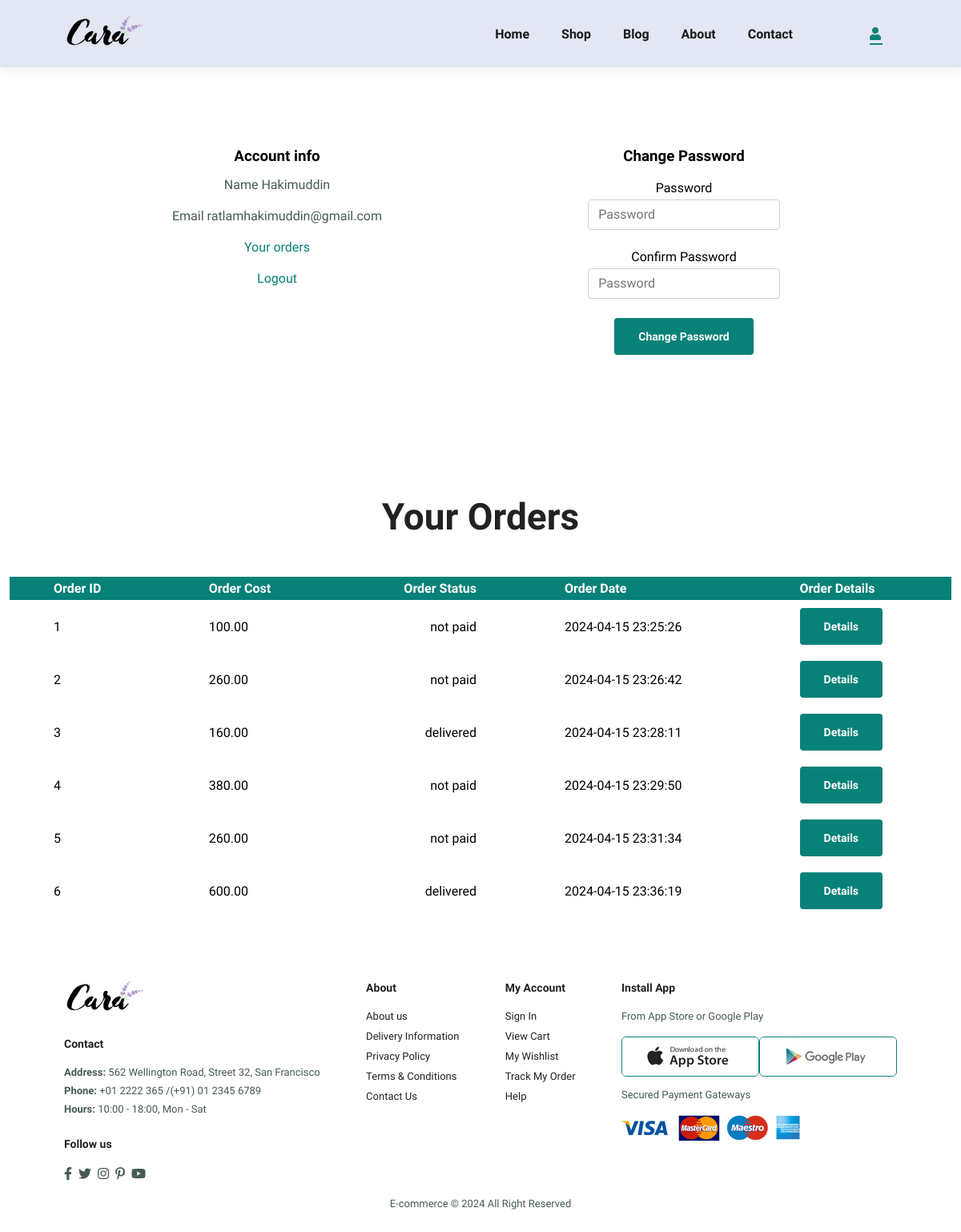
The app's page /account.php (signed in) with its own data.
### tables this page shows
CREATE TABLE `orders` (
  `order_id` int(11) NOT NULL,
  `order_cost` decimal(6,2) NOT NULL,
  `order_status` varchar(100) NOT NULL DEFAULT 'on_hold',
  `user_id` int(11) NOT NULL,
  `user_phone` int(11) NOT NULL,
  `user_city` varchar(255) NOT NULL,
  `user_address` varchar(255) NOT NULL,
  `order_date` datetime NOT NULL DEFAULT current_timestamp()
);

### account.php (the view, shortened to what this page needs)
<?php include "server/configuration.php"; ?>
<?php
if (isset($_SESSION['logged_in'])) {
    $user_id = $_SESSION['user_id'];
    $query = $connection->prepare("SELECT * FROM orders WHERE user_id = ?");
    $query->bind_param('i', $user_id);
    $query->execute();
    $orders = $query->get_result();
}
?>
<!DOCTYPE html>
<html lang="en">
    <head>
        <link rel="stylesheet" href="https://pro.fontawesome.com/releases/v5.10.0/css/all.css" />
        <link rel="stylesheet" href="style.css">
    </head>
    <body>
        <section id="header">
            <a href="#"><img src="img/logo.png" class="logo" alt=""></a>
            <div>
                <ul id="navbar">
                    <li><a href="index.php">Home</a></li>
                    <li><a href="shop.php">Shop</a></li>
                    <li><a href="blog.php">Blog</a></li>
                    <li><a href="about.php">About</a></li>
                    <li><a href="contact.php">Contact</a></li>
                    <li id="lg-bag">
                        <a href="cart.php">
                            <i class="far fa-shopping-bag">
                            </i>
                        </a>
                    </li>
                    <li id="lg-bag"><a class="active" href="account.php"><i class="fas fa-user"></i></a></li>
                </ul>
            </div>
        </section>
        <section class="section-p1 section-m1">
            <div class="row container">
                <div class="col-lg-6 col-md-12 col-sm-12" style="text-align: center;">
                    <h3 style="font-weight: bold;">Account info</h3>
                    <div class="account-info">
                        <p>Name<span> <?php if(isset($_SESSION['user_name'])){ echo $_SESSION['user_name']; } ?></span></p>
                        <p>Email<span> <?php if(isset($_SESSION['user_email'])){ echo $_SESSION['user_email']; } ?></span></p>
                        <p><a href="#orders" id="orders-btn">Your orders</a></p>
                        <p><a href="account.php?logout=1" id="logout-btn">Logout</a></p>
                    </div>
                </div>
                <div class="col-lg-6 col-md-12 col-sm-12">
                    <form action="account.php" method="post" id="account-form">
                        <h3>Change Password</h3><br>
                        <div class="form-group">
                            <label for="user_password" class="form-label"> Password </label>
                            <input type="password" class="form-control" id="account-password" name="user_password" placeholder="Password" required>
                        </div><br>
                        <div class="form-group">
                            <label for="confirmPassword" class="form-label"> Confirm Password </label>
                            <input type="password" class="form-control" id="account-confirm-password" name="confirmPassword" placeholder="Password" required>
                        </div><br>
                        <div class="form-group">
                            <button type="submit" class="normal" id="change-pass-btn" name="change_password">Change Password</button>
                        </div>
                    </form>
                </div>
            </div>
        </section>
        <section id="orders" class="orders container section-p1">
            <div class="container">
                <h2 style="font-weight: bold; text-align: center;">Your Orders</h2>
            </div>
            <table style="margin-top: 3rem; padding-top: 3rem;">
                <thead>
                    <tr>
                        <th>Order ID</th>
                        <th>Order Cost</th>
                        <th>Order Status</th>
                        <th>Order Date</th>
                        <th>Order Details</th>
                    </tr>
                </thead>
                <tbody>
                    <?php while($row = $orders->fetch_assoc()) { ?>
                    <tr>
                        <td>
                            <span><?php echo $row['order_id']; ?></span>
                        </td>
                        <td>
                            <span><?php echo $row['order_cost']; ?></span>
                        </td>
                        <td>
                            <span><?php echo $row['order_status']; ?></span>
                        </td>
                        <td>
                            <span><?php echo $row['order_date']; ?></span>
                        </td>
                        <td>
                            <form method="post" action="order_details.php" id="order-form">
                                <button class="normal" type="submit" name="order_details_btn">Details</button>
                            </form>
                        </td>
                    </tr>
                    <?php } ?>
                </tbody>
            </table>
        </section>
        <footer class="section-p1">
            <div class="col">
                <img class="logo" src="img/logo.png" alt="">
                <h4>Contact</h4>
                <p><strong>Address: </strong> 562 Wellington Road, Street 32, San Francisco</p>
                <p><strong>Phone:</strong> +01 2222 365 /(+91) 01 2345 6789</p>
                <p><strong>Hours:</strong> 10:00 - 18:00, Mon - Sat</p>
                <div class="follow">
                    <h4>Follow us</h4>
                    <div class="icon">
                        <i class="fab fa-facebook-f"></i>
                        <i class="fab fa-twitter"></i>
                        <i class="fab fa-instagram"></i>
                        <i class="fab fa-pinterest-p"></i>
                        <i class="fab fa-youtube"></i>
                    </div>
                </div>
            </div>
            <div class="col">
                <h4>About</h4>
                <a href="">About us</a>
                <a href="">Delivery Information</a>
                <a href="">Privacy Policy</a>
                <a href="">Terms & Conditions</a>
                <a href="">Contact Us</a>
            </div>
            <div class="col">
                <h4>My Account</h4>
                <a href="">Sign In</a>
                <a href="">View Cart</a>
                <a href="">My Wishlist</a>
                <a href="">Track My Order</a>
                <a href="">Help</a>
            </div>
            <div class="col install">
                <h4>Install App</h4>
                <p>From App Store or Google Play</p>
                <div class="row">
                    <img src="img/pay/app.jpg" alt="">
                    <img src="img/pay/play.jpg" alt="">
                </div>
                <p>Secured Payment Gateways</p>
                <img src="img/pay/pay.png" alt="">
            </div>
            <div class="copyright">
                <p>E-commerce © 2024 All Right Reserved</p>
            </div>
        </footer>
    </body>
</html>

### style.css (style rules this page uses)
* { margin: 0; padding: 0; box-sizing: border-box; font-family: "Spartan", sans-serif; }
html { scroll-behavior: smooth; }
h2 { font-size: 46px; line-height: 54px; color: #222; }
h4 { font-size: 20px; color: #222; }
p { font-size: 16px; color: #465b52; margin: 15px 0 20px 0; }
.section-p1 { padding: 40px 80px; }
.section-m1 { margin: 40px 0; }
button.normal { font-size: 14px; font-weight: 600; padding: 15px 30px; color: #000; background-color: #fff; border-radius: 4px; cursor: pointer; border: none; outline: none; transition: 0.2s; }
body { width: 100%; }
#header { display: flex; align-items: center; justify-content: space-between; padding: 20px 80px; background: #E3E6F3; box-shadow: 0 5px 15px rgba(0, 0, 0, 0.06); z-index: 999; position: sticky; top: 0; left: 0; }
#navbar { display: flex; align-items: center; justify-content: center; }
#navbar li { list-style: none; padding: 0 20px; position: relative; }
#navbar li a { text-decoration: none; font-size: 16px; font-weight: 600; color: #1a1a1a; transition: 0.3s ease; }
#navbar li a:hover, #navbar li a.active { color: #088178; }
#navbar li a.active::after, #navbar li a:hover::after { content: ""; width: 30%; height: 2px; background: #088178; position: absolute; bottom: -4px; left: 20px; }
footer { display: flex; flex-wrap: wrap; justify-content: space-between; }
footer .col { display: flex; flex-direction: column; align-items: flex-start; margin-bottom: 20px; }
footer .logo { margin-bottom: 30px; }
footer h4 { font-size: 14px; padding-bottom: 20px; }
footer p { font-size: 13px; margin: 0 0 8px 0; }
footer a { font-size: 13px; text-decoration: none; color: #222; margin-bottom: 10px; }
footer .follow { margin-top: 20px; }
footer .follow i { color: #465b52; padding-right: 4px; cursor: pointer; }
footer .install .row img { border: 1px solid #088178; border-radius: 6px; }
footer .install img { margin: 10px 0 15px 0; }
footer .copyright { width: 100%; text-align: center; }
.container { width: 100%; padding-right: 0.75rem; padding-left: 0.75rem; margin-right: auto; margin-left: auto; }
.form-label { margin-bottom: 0.5rem; }
.form-control { display: block; width: 100%; padding: 0.375rem 0.75rem; font-size: 1rem; font-weight: 400; line-height: 1.5; color: #212529; background-color: #fff; background-clip: padding-box; border: 1px solid #ced4da; appearance: none; border-radius: 0.25rem; }
.row { display: flex; flex-wrap: wrap; }
.col-lg-6 { width: 50%; float: left; }
#account-form { width: 55%; margin: 35px auto; text-align: center; padding: 20px; margin-top: 0px; padding-top: 0px; }
#account-form input { margin: 5px auto; }
#account-form button { background-color: #088178; color: #fff; }
.account-info #orders-btn, #logout-btn { color: #088178; text-decoration: none; }
.orders table { width: 100%; border-collapse: collapse; }
.orders th { text-align: left; padding: 5px 55px; color: #fff; background-color: #088178; }
.orders td { padding: 10px 55px; }
#orders th:nth-child(3) { text-align: right; }
#orders td:nth-child(3) { text-align: right; padding: 10px 55px; }
#order-form button { background-color: #088178; color: #fff; }

### records on screen
orders: order_id "1", order_cost "100.00", order_status "not paid", order_date "2024-04-15 23:25:26"
orders: order_id "2", order_cost "260.00", order_status "not paid", order_date "2024-04-15 23:26:42"
orders: order_id "3", order_cost "160.00", order_status "delivered", order_date "2024-04-15 23:28:11"
orders: order_id "4", order_cost "380.00", order_status "not paid", order_date "2024-04-15 23:29:50"
orders: order_id "5", order_cost "260.00", order_status "not paid", order_date "2024-04-15 23:31:34"
orders: order_id "6", order_cost "600.00", order_status "delivered", order_date "2024-04-15 23:36:19"

### other values on screen
$_SESSION['user_name'] "Hakimuddin"
$_SESSION['user_email'] "ratlamhakimuddin@gmail.com"
